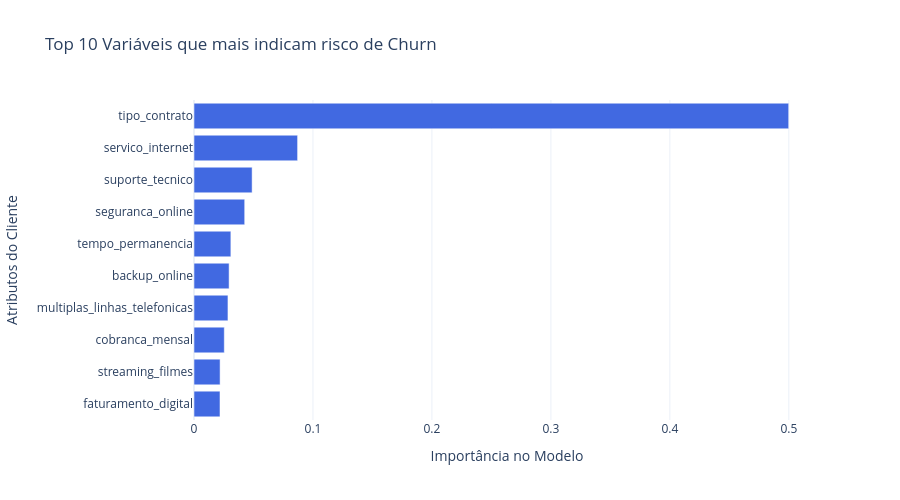

The code cell stored with this chart in its notebook:
### Markdown cell above
Vazamento de Dados Data Leakage
Por conta do cancel, churn etc, ele simplesmente leu a palavra "cancel" no texto e cravou que o cliente cancelou.

### Code cell
import pandas as pd
from sklearn.model_selection import train_test_split
from sklearn.preprocessing import LabelEncoder
from xgboost import XGBClassifier
from sklearn.metrics import classification_report
import plotly.graph_objects as go

df = pd.read_csv('history_traduzido.csv')

# EXCLUINDO o 'feedback_cliente'
features_categoricas = [
    'genero', 'possui_companheiro', 'possui_dependentes', 'servico_telefonico', 
    'multiplas_linhas_telefonicas', 'servico_internet', 'seguranca_online', 
    'backup_online', 'protecao_dispositivos', 'suporte_tecnico', 'streaming_tv', 
    'streaming_filmes', 'tipo_contrato', 'faturamento_digital', 'metodo_pagamento'
]
features_numericas = [
    'idoso', 'tempo_permanencia', 'cobranca_mensal', 
    'cobranca_total_acumulada', 'renda_mensal'
]

#  Transformar texto em números 
encoder = LabelEncoder()
for col in features_categoricas:
    df[col] = encoder.fit_transform(df[col].astype(str))

# Converter a coluna alvo para 1 (Cancelou) e 0 (Retido)
df['cancelamento_servico'] = df['cancelamento_servico'].map({'Yes': 1, 'No': 0})

X = df[features_categoricas + features_numericas]
y = df['cancelamento_servico']

X_train, X_test, y_train, y_test = train_test_split(
    X, y, test_size=0.2, random_state=42, stratify=y
)

#  XGBoost apenas com os dados tabulares
modelo_xgb = XGBClassifier(
    n_estimators=200,
    learning_rate=0.05,
    max_depth=6,
    objective='binary:logistic',
    random_state=42,
    n_jobs=-1
)

modelo_xgb.fit(X_train, y_train)

# acurácia REAL do modelo
previsoes = modelo_xgb.predict(X_test)
print("--- RELATÓRIO DE PREVISÃO DE CHURN (SEM TEXTO) ---")
print(classification_report(y_test, previsoes, target_names=['Retido (0)', 'Cancelou (1)']))

#  Visualizar as variáveis de maior risco
importancias = modelo_xgb.feature_importances_
nomes_features = features_categoricas + features_numericas

df_importancia = pd.DataFrame({'Feature': nomes_features, 'Importancia': importancias})
df_importancia = df_importancia.sort_values(by='Importancia', ascending=True)

# Top 10 para não poluir o gráfico
top_10 = df_importancia.tail(10)

fig = go.Figure(go.Bar(
    x=top_10['Importancia'],
    y=top_10['Feature'],
    orientation='h',
    marker=dict(color='royalblue')
))

fig.update_layout(
    title='Top 10 Variáveis que mais indicam risco de Churn',
    xaxis_title='Importância no Modelo',
    yaxis_title='Atributos do Cliente',
    height=500,
    template='plotly_white'
)

fig.show()

### Figure 1 — Plotly figure (JSON) as saved in the notebook; plotly's stock layout.template omitted (floating-point values rounded to 4 significant figures)
{"data": [{"marker": {"color": "royalblue"}, "orientation": "h", "type": "bar", "x": [0.02183, 0.02192, 0.02546, 0.02854, 0.0295, 0.03099, 0.04261, 0.04884, 0.08707, 0.4999], "y": ["faturamento_digital", "streaming_filmes", "cobranca_mensal", "multiplas_linhas_telefonicas", "backup_online", "tempo_permanencia", "seguranca_online", "suporte_tecnico", "servico_internet", "tipo_contrato"]}], "layout": {"height": 500, "title": {"text": "Top 10 Variáveis que mais indicam risco de Churn"}, "xaxis": {"title": {"text": "Importância no Modelo"}}, "yaxis": {"title": {"text": "Atributos do Cliente"}}}}
